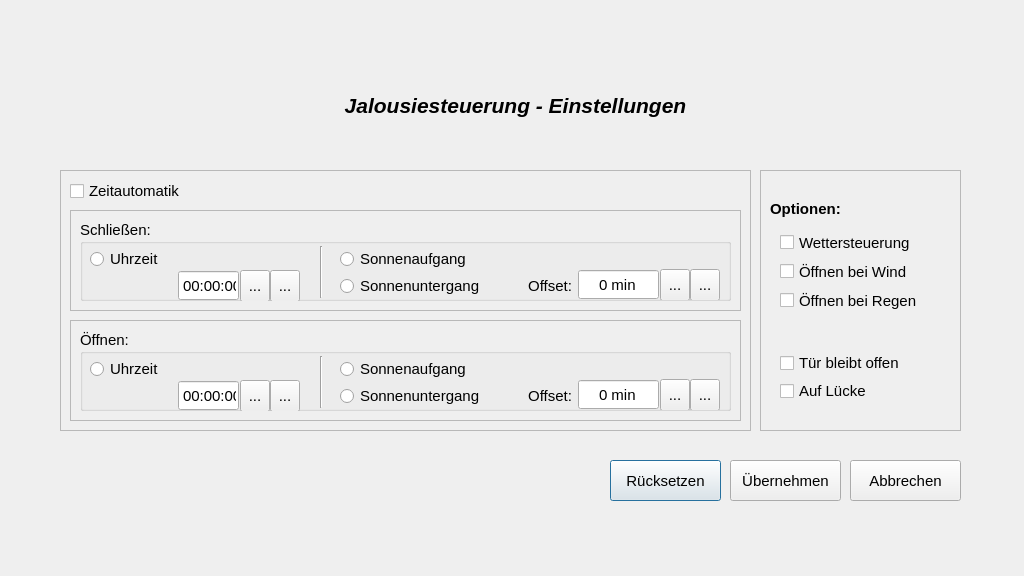
<?xml version="1.0" encoding="UTF-8"?>
<ui version="4.0">
 <class>JalousieEinstellungen</class>
 <widget class="QDialog" name="JalousieEinstellungen">
  <property name="windowModality">
   <enum>Qt::NonModal</enum>
  </property>
  <property name="geometry">
   <rect>
    <x>0</x>
    <y>0</y>
    <width>1024</width>
    <height>576</height>
   </rect>
  </property>
  <property name="windowTitle">
   <string>Dialog</string>
  </property>
  <property name="windowOpacity">
   <double>1.000000000000000</double>
  </property>
  <property name="modal">
   <bool>true</bool>
  </property>
  <widget class="QLabel" name="label_5">
   <property name="geometry">
    <rect>
     <x>230</x>
     <y>90</y>
     <width>571</width>
     <height>31</height>
    </rect>
   </property>
   <property name="font">
    <font>
     <pointsize>16</pointsize>
     <weight>75</weight>
     <italic>true</italic>
     <bold>true</bold>
    </font>
   </property>
   <property name="text">
    <string>Jalousiesteuerung - Einstellungen</string>
   </property>
   <property name="alignment">
    <set>Qt::AlignCenter</set>
   </property>
  </widget>
  <widget class="QPushButton" name="pushButton_JalReset">
   <property name="geometry">
    <rect>
     <x>610</x>
     <y>460</y>
     <width>111</width>
     <height>41</height>
    </rect>
   </property>
   <property name="font">
    <font>
     <pointsize>11</pointsize>
    </font>
   </property>
   <property name="text">
    <string>Rücksetzen</string>
   </property>
  </widget>
  <widget class="QPushButton" name="pushButton_JalOK">
   <property name="geometry">
    <rect>
     <x>730</x>
     <y>460</y>
     <width>111</width>
     <height>41</height>
    </rect>
   </property>
   <property name="font">
    <font>
     <pointsize>11</pointsize>
    </font>
   </property>
   <property name="text">
    <string>Übernehmen</string>
   </property>
  </widget>
  <widget class="QPushButton" name="pushButton_JalCancel">
   <property name="geometry">
    <rect>
     <x>850</x>
     <y>460</y>
     <width>111</width>
     <height>41</height>
    </rect>
   </property>
   <property name="font">
    <font>
     <pointsize>11</pointsize>
    </font>
   </property>
   <property name="text">
    <string>Abbrechen</string>
   </property>
  </widget>
  <widget class="QFrame" name="frame_Zeitautomatik">
   <property name="geometry">
    <rect>
     <x>60</x>
     <y>170</y>
     <width>691</width>
     <height>261</height>
    </rect>
   </property>
   <property name="frameShape">
    <enum>QFrame::StyledPanel</enum>
   </property>
   <property name="frameShadow">
    <enum>QFrame::Raised</enum>
   </property>
   <widget class="QCheckBox" name="checkBox_Zeitautomatik">
    <property name="geometry">
     <rect>
      <x>10</x>
      <y>10</y>
      <width>131</width>
      <height>22</height>
     </rect>
    </property>
    <property name="font">
     <font>
      <pointsize>11</pointsize>
     </font>
    </property>
    <property name="text">
     <string>Zeitautomatik</string>
    </property>
   </widget>
   <widget class="QFrame" name="frame_Zu">
    <property name="geometry">
     <rect>
      <x>10</x>
      <y>40</y>
      <width>671</width>
      <height>101</height>
     </rect>
    </property>
    <property name="frameShape">
     <enum>QFrame::StyledPanel</enum>
    </property>
    <property name="frameShadow">
     <enum>QFrame::Raised</enum>
    </property>
    <widget class="QGroupBox" name="groupBox">
     <property name="enabled">
      <bool>true</bool>
     </property>
     <property name="geometry">
      <rect>
       <x>10</x>
       <y>10</y>
       <width>651</width>
       <height>81</height>
      </rect>
     </property>
     <property name="font">
      <font>
       <pointsize>11</pointsize>
      </font>
     </property>
     <property name="title">
      <string>Schließen:</string>
     </property>
     <property name="flat">
      <bool>false</bool>
     </property>
     <property name="checkable">
      <bool>false</bool>
     </property>
     <widget class="QRadioButton" name="radioButton_Zu_Uhrzeit">
      <property name="geometry">
       <rect>
        <x>10</x>
        <y>28</y>
        <width>109</width>
        <height>22</height>
       </rect>
      </property>
      <property name="font">
       <font>
        <pointsize>11</pointsize>
       </font>
      </property>
      <property name="text">
       <string>Uhrzeit</string>
      </property>
     </widget>
     <widget class="QRadioButton" name="radioButton_Zu_SA">
      <property name="geometry">
       <rect>
        <x>260</x>
        <y>28</y>
        <width>161</width>
        <height>22</height>
       </rect>
      </property>
      <property name="font">
       <font>
        <pointsize>11</pointsize>
       </font>
      </property>
      <property name="text">
       <string>Sonnenaufgang</string>
      </property>
     </widget>
     <widget class="QRadioButton" name="radioButton_Zu_SU">
      <property name="geometry">
       <rect>
        <x>260</x>
        <y>55</y>
        <width>161</width>
        <height>22</height>
       </rect>
      </property>
      <property name="font">
       <font>
        <pointsize>11</pointsize>
       </font>
      </property>
      <property name="text">
       <string>Sonnenuntergang</string>
      </property>
     </widget>
     <widget class="Line" name="line_3">
      <property name="geometry">
       <rect>
        <x>240</x>
        <y>26</y>
        <width>3</width>
        <height>52</height>
       </rect>
      </property>
      <property name="orientation">
       <enum>Qt::Vertical</enum>
      </property>
     </widget>
     <widget class="QFrame" name="frame_Zu_Offset">
      <property name="geometry">
       <rect>
        <x>430</x>
        <y>49</y>
        <width>211</width>
        <height>31</height>
       </rect>
      </property>
      <property name="frameShape">
       <enum>QFrame::NoFrame</enum>
      </property>
      <property name="frameShadow">
       <enum>QFrame::Raised</enum>
      </property>
      <widget class="QToolButton" name="toolButton_9">
       <property name="geometry">
        <rect>
         <x>150</x>
         <y>0</y>
         <width>30</width>
         <height>32</height>
        </rect>
       </property>
       <property name="text">
        <string>...</string>
       </property>
       <property name="icon">
        <iconset resource="hsGui.qrc">
         <normaloff>:/new/jalousie/resource/Ab.png</normaloff>:/new/jalousie/resource/Ab.png</iconset>
       </property>
      </widget>
      <widget class="QLabel" name="label">
       <property name="geometry">
        <rect>
         <x>11</x>
         <y>1</y>
         <width>51</width>
         <height>31</height>
        </rect>
       </property>
       <property name="font">
        <font>
         <pointsize>11</pointsize>
        </font>
       </property>
       <property name="text">
        <string>Offset:</string>
       </property>
       <property name="alignment">
        <set>Qt::AlignRight|Qt::AlignTrailing|Qt::AlignVCenter</set>
       </property>
       <property name="buddy">
        <cstring>spinBox_Zu_Offset</cstring>
       </property>
      </widget>
      <widget class="QSpinBox" name="spinBox_Zu_Offset">
       <property name="geometry">
        <rect>
         <x>68</x>
         <y>0</y>
         <width>81</width>
         <height>31</height>
        </rect>
       </property>
       <property name="font">
        <font>
         <pointsize>11</pointsize>
        </font>
       </property>
       <property name="autoFillBackground">
        <bool>false</bool>
       </property>
       <property name="alignment">
        <set>Qt::AlignCenter</set>
       </property>
       <property name="buttonSymbols">
        <enum>QAbstractSpinBox::NoButtons</enum>
       </property>
       <property name="suffix">
        <string> min</string>
       </property>
       <property name="minimum">
        <number>-180</number>
       </property>
       <property name="maximum">
        <number>180</number>
       </property>
       <property name="singleStep">
        <number>10</number>
       </property>
       <property name="value">
        <number>0</number>
       </property>
      </widget>
      <widget class="QToolButton" name="toolButton_10">
       <property name="geometry">
        <rect>
         <x>180</x>
         <y>0</y>
         <width>30</width>
         <height>32</height>
        </rect>
       </property>
       <property name="text">
        <string>...</string>
       </property>
       <property name="icon">
        <iconset resource="hsGui.qrc">
         <normaloff>:/new/jalousie/resource/Auf.png</normaloff>:/new/jalousie/resource/Auf.png</iconset>
       </property>
      </widget>
     </widget>
     <widget class="QFrame" name="frame_Zu_Uhrzeit">
      <property name="geometry">
       <rect>
        <x>90</x>
        <y>50</y>
        <width>131</width>
        <height>31</height>
       </rect>
      </property>
      <property name="frameShape">
       <enum>QFrame::NoFrame</enum>
      </property>
      <property name="frameShadow">
       <enum>QFrame::Raised</enum>
      </property>
      <widget class="QToolButton" name="toolButton_12">
       <property name="geometry">
        <rect>
         <x>70</x>
         <y>0</y>
         <width>30</width>
         <height>32</height>
        </rect>
       </property>
       <property name="text">
        <string>...</string>
       </property>
       <property name="icon">
        <iconset resource="hsGui.qrc">
         <normaloff>:/new/jalousie/resource/Ab.png</normaloff>:/new/jalousie/resource/Ab.png</iconset>
       </property>
      </widget>
      <widget class="QTimeEdit" name="timeEdit_Zu">
       <property name="geometry">
        <rect>
         <x>8</x>
         <y>0</y>
         <width>61</width>
         <height>31</height>
        </rect>
       </property>
       <property name="alignment">
        <set>Qt::AlignCenter</set>
       </property>
       <property name="buttonSymbols">
        <enum>QAbstractSpinBox::NoButtons</enum>
       </property>
      </widget>
      <widget class="QToolButton" name="toolButton_11">
       <property name="geometry">
        <rect>
         <x>100</x>
         <y>0</y>
         <width>30</width>
         <height>32</height>
        </rect>
       </property>
       <property name="text">
        <string>...</string>
       </property>
       <property name="icon">
        <iconset resource="hsGui.qrc">
         <normaloff>:/new/jalousie/resource/Auf.png</normaloff>:/new/jalousie/resource/Auf.png</iconset>
       </property>
      </widget>
     </widget>
    </widget>
   </widget>
   <widget class="QFrame" name="frame_Auf">
    <property name="geometry">
     <rect>
      <x>10</x>
      <y>150</y>
      <width>671</width>
      <height>101</height>
     </rect>
    </property>
    <property name="frameShape">
     <enum>QFrame::StyledPanel</enum>
    </property>
    <property name="frameShadow">
     <enum>QFrame::Raised</enum>
    </property>
    <widget class="QGroupBox" name="groupBox_2">
     <property name="enabled">
      <bool>true</bool>
     </property>
     <property name="geometry">
      <rect>
       <x>10</x>
       <y>10</y>
       <width>651</width>
       <height>81</height>
      </rect>
     </property>
     <property name="font">
      <font>
       <pointsize>11</pointsize>
      </font>
     </property>
     <property name="title">
      <string>Öffnen:</string>
     </property>
     <property name="flat">
      <bool>false</bool>
     </property>
     <property name="checkable">
      <bool>false</bool>
     </property>
     <widget class="QRadioButton" name="radioButton_Auf_Uhrzeit">
      <property name="geometry">
       <rect>
        <x>10</x>
        <y>28</y>
        <width>109</width>
        <height>22</height>
       </rect>
      </property>
      <property name="font">
       <font>
        <pointsize>11</pointsize>
       </font>
      </property>
      <property name="text">
       <string>Uhrzeit</string>
      </property>
     </widget>
     <widget class="QRadioButton" name="radioButton_Auf_SA">
      <property name="geometry">
       <rect>
        <x>260</x>
        <y>28</y>
        <width>161</width>
        <height>22</height>
       </rect>
      </property>
      <property name="font">
       <font>
        <pointsize>11</pointsize>
       </font>
      </property>
      <property name="text">
       <string>Sonnenaufgang</string>
      </property>
     </widget>
     <widget class="QRadioButton" name="radioButton_Auf_SU">
      <property name="geometry">
       <rect>
        <x>260</x>
        <y>55</y>
        <width>161</width>
        <height>22</height>
       </rect>
      </property>
      <property name="font">
       <font>
        <pointsize>11</pointsize>
       </font>
      </property>
      <property name="text">
       <string>Sonnenuntergang</string>
      </property>
     </widget>
     <widget class="Line" name="line_4">
      <property name="geometry">
       <rect>
        <x>240</x>
        <y>26</y>
        <width>3</width>
        <height>52</height>
       </rect>
      </property>
      <property name="orientation">
       <enum>Qt::Vertical</enum>
      </property>
     </widget>
     <widget class="QFrame" name="frame_Auf_Offset">
      <property name="geometry">
       <rect>
        <x>430</x>
        <y>49</y>
        <width>211</width>
        <height>31</height>
       </rect>
      </property>
      <property name="frameShape">
       <enum>QFrame::NoFrame</enum>
      </property>
      <property name="frameShadow">
       <enum>QFrame::Raised</enum>
      </property>
      <widget class="QToolButton" name="toolButton_13">
       <property name="geometry">
        <rect>
         <x>150</x>
         <y>0</y>
         <width>30</width>
         <height>32</height>
        </rect>
       </property>
       <property name="text">
        <string>...</string>
       </property>
       <property name="icon">
        <iconset resource="hsGui.qrc">
         <normaloff>:/new/jalousie/resource/Ab.png</normaloff>:/new/jalousie/resource/Ab.png</iconset>
       </property>
      </widget>
      <widget class="QLabel" name="label_2">
       <property name="geometry">
        <rect>
         <x>11</x>
         <y>1</y>
         <width>51</width>
         <height>31</height>
        </rect>
       </property>
       <property name="font">
        <font>
         <pointsize>11</pointsize>
        </font>
       </property>
       <property name="text">
        <string>Offset:</string>
       </property>
       <property name="alignment">
        <set>Qt::AlignRight|Qt::AlignTrailing|Qt::AlignVCenter</set>
       </property>
       <property name="buddy">
        <cstring>spinBox_Auf_Offset</cstring>
       </property>
      </widget>
      <widget class="QSpinBox" name="spinBox_Auf_Offset">
       <property name="geometry">
        <rect>
         <x>68</x>
         <y>0</y>
         <width>81</width>
         <height>31</height>
        </rect>
       </property>
       <property name="font">
        <font>
         <pointsize>11</pointsize>
        </font>
       </property>
       <property name="autoFillBackground">
        <bool>false</bool>
       </property>
       <property name="alignment">
        <set>Qt::AlignCenter</set>
       </property>
       <property name="buttonSymbols">
        <enum>QAbstractSpinBox::NoButtons</enum>
       </property>
       <property name="suffix">
        <string> min</string>
       </property>
       <property name="minimum">
        <number>-180</number>
       </property>
       <property name="maximum">
        <number>180</number>
       </property>
       <property name="singleStep">
        <number>10</number>
       </property>
       <property name="value">
        <number>0</number>
       </property>
      </widget>
      <widget class="QToolButton" name="toolButton_14">
       <property name="geometry">
        <rect>
         <x>180</x>
         <y>0</y>
         <width>30</width>
         <height>32</height>
        </rect>
       </property>
       <property name="text">
        <string>...</string>
       </property>
       <property name="icon">
        <iconset resource="hsGui.qrc">
         <normaloff>:/new/jalousie/resource/Auf.png</normaloff>:/new/jalousie/resource/Auf.png</iconset>
       </property>
      </widget>
     </widget>
     <widget class="QFrame" name="frame_Auf_Uhrzeit">
      <property name="geometry">
       <rect>
        <x>90</x>
        <y>50</y>
        <width>131</width>
        <height>31</height>
       </rect>
      </property>
      <property name="frameShape">
       <enum>QFrame::NoFrame</enum>
      </property>
      <property name="frameShadow">
       <enum>QFrame::Raised</enum>
      </property>
      <widget class="QToolButton" name="toolButton_15">
       <property name="geometry">
        <rect>
         <x>70</x>
         <y>0</y>
         <width>30</width>
         <height>32</height>
        </rect>
       </property>
       <property name="text">
        <string>...</string>
       </property>
       <property name="icon">
        <iconset resource="hsGui.qrc">
         <normaloff>:/new/jalousie/resource/Ab.png</normaloff>:/new/jalousie/resource/Ab.png</iconset>
       </property>
      </widget>
      <widget class="QTimeEdit" name="timeEdit_Auf">
       <property name="geometry">
        <rect>
         <x>8</x>
         <y>0</y>
         <width>61</width>
         <height>31</height>
        </rect>
       </property>
       <property name="alignment">
        <set>Qt::AlignCenter</set>
       </property>
       <property name="buttonSymbols">
        <enum>QAbstractSpinBox::NoButtons</enum>
       </property>
      </widget>
      <widget class="QToolButton" name="toolButton_16">
       <property name="geometry">
        <rect>
         <x>100</x>
         <y>0</y>
         <width>30</width>
         <height>32</height>
        </rect>
       </property>
       <property name="text">
        <string>...</string>
       </property>
       <property name="icon">
        <iconset resource="hsGui.qrc">
         <normaloff>:/new/jalousie/resource/Auf.png</normaloff>:/new/jalousie/resource/Auf.png</iconset>
       </property>
      </widget>
     </widget>
    </widget>
   </widget>
  </widget>
  <widget class="QFrame" name="frame_Optionen">
   <property name="geometry">
    <rect>
     <x>760</x>
     <y>170</y>
     <width>201</width>
     <height>261</height>
    </rect>
   </property>
   <property name="frameShape">
    <enum>QFrame::StyledPanel</enum>
   </property>
   <property name="frameShadow">
    <enum>QFrame::Raised</enum>
   </property>
   <widget class="QLabel" name="label_3">
    <property name="geometry">
     <rect>
      <x>10</x>
      <y>30</y>
      <width>91</width>
      <height>17</height>
     </rect>
    </property>
    <property name="font">
     <font>
      <pointsize>11</pointsize>
      <weight>75</weight>
      <bold>true</bold>
     </font>
    </property>
    <property name="text">
     <string>Optionen:</string>
    </property>
   </widget>
   <widget class="QCheckBox" name="checkBox_aufLuecke">
    <property name="geometry">
     <rect>
      <x>20</x>
      <y>210</y>
      <width>101</width>
      <height>22</height>
     </rect>
    </property>
    <property name="font">
     <font>
      <pointsize>11</pointsize>
     </font>
    </property>
    <property name="text">
     <string>Auf Lücke</string>
    </property>
   </widget>
   <widget class="QCheckBox" name="checkBox_TuerOffen">
    <property name="geometry">
     <rect>
      <x>20</x>
      <y>182</y>
      <width>133</width>
      <height>22</height>
     </rect>
    </property>
    <property name="font">
     <font>
      <pointsize>11</pointsize>
     </font>
    </property>
    <property name="text">
     <string>Tür bleibt offen</string>
    </property>
   </widget>
   <widget class="QCheckBox" name="checkBox_Wettersteuerung">
    <property name="geometry">
     <rect>
      <x>20</x>
      <y>61</y>
      <width>155</width>
      <height>23</height>
     </rect>
    </property>
    <property name="font">
     <font>
      <pointsize>11</pointsize>
     </font>
    </property>
    <property name="text">
     <string>Wettersteuerung</string>
    </property>
   </widget>
   <widget class="QCheckBox" name="checkBox_OpenRain">
    <property name="geometry">
     <rect>
      <x>20</x>
      <y>119</y>
      <width>155</width>
      <height>23</height>
     </rect>
    </property>
    <property name="font">
     <font>
      <pointsize>11</pointsize>
     </font>
    </property>
    <property name="text">
     <string>Öffnen bei Regen</string>
    </property>
   </widget>
   <widget class="QCheckBox" name="checkBox_OpenWind">
    <property name="geometry">
     <rect>
      <x>20</x>
      <y>90</y>
      <width>155</width>
      <height>23</height>
     </rect>
    </property>
    <property name="font">
     <font>
      <pointsize>11</pointsize>
     </font>
    </property>
    <property name="text">
     <string>Öffnen bei Wind</string>
    </property>
   </widget>
  </widget>
 </widget>
 <resources>
  <include location="hsGui.qrc"/>
 </resources>
 <connections>
  <connection>
   <sender>pushButton_JalCancel</sender>
   <signal>clicked()</signal>
   <receiver>JalousieEinstellungen</receiver>
   <slot>close()</slot>
   <hints>
    <hint type="sourcelabel">
     <x>892</x>
     <y>482</y>
    </hint>
    <hint type="destinationlabel">
     <x>929</x>
     <y>514</y>
    </hint>
   </hints>
  </connection>
  <connection>
   <sender>toolButton_10</sender>
   <signal>clicked()</signal>
   <receiver>spinBox_Zu_Offset</receiver>
   <slot>stepUp()</slot>
   <hints>
    <hint type="sourcelabel">
     <x>660</x>
     <y>281</y>
    </hint>
    <hint type="destinationlabel">
     <x>641</x>
     <y>277</y>
    </hint>
   </hints>
  </connection>
  <connection>
   <sender>toolButton_9</sender>
   <signal>clicked()</signal>
   <receiver>spinBox_Zu_Offset</receiver>
   <slot>stepDown()</slot>
   <hints>
    <hint type="sourcelabel">
     <x>693</x>
     <y>292</y>
    </hint>
    <hint type="destinationlabel">
     <x>632</x>
     <y>290</y>
    </hint>
   </hints>
  </connection>
  <connection>
   <sender>toolButton_14</sender>
   <signal>clicked()</signal>
   <receiver>spinBox_Auf_Offset</receiver>
   <slot>stepUp()</slot>
   <hints>
    <hint type="sourcelabel">
     <x>662</x>
     <y>394</y>
    </hint>
    <hint type="destinationlabel">
     <x>640</x>
     <y>393</y>
    </hint>
   </hints>
  </connection>
  <connection>
   <sender>toolButton_13</sender>
   <signal>clicked()</signal>
   <receiver>spinBox_Auf_Offset</receiver>
   <slot>stepDown()</slot>
   <hints>
    <hint type="sourcelabel">
     <x>695</x>
     <y>404</y>
    </hint>
    <hint type="destinationlabel">
     <x>633</x>
     <y>403</y>
    </hint>
   </hints>
  </connection>
  <connection>
   <sender>toolButton_16</sender>
   <signal>clicked()</signal>
   <receiver>timeEdit_Auf</receiver>
   <slot>stepUp()</slot>
   <hints>
    <hint type="sourcelabel">
     <x>242</x>
     <y>397</y>
    </hint>
    <hint type="destinationlabel">
     <x>219</x>
     <y>395</y>
    </hint>
   </hints>
  </connection>
  <connection>
   <sender>toolButton_15</sender>
   <signal>clicked()</signal>
   <receiver>timeEdit_Auf</receiver>
   <slot>stepDown()</slot>
   <hints>
    <hint type="sourcelabel">
     <x>275</x>
     <y>402</y>
    </hint>
    <hint type="destinationlabel">
     <x>222</x>
     <y>402</y>
    </hint>
   </hints>
  </connection>
  <connection>
   <sender>toolButton_11</sender>
   <signal>clicked()</signal>
   <receiver>timeEdit_Zu</receiver>
   <slot>stepUp()</slot>
   <hints>
    <hint type="sourcelabel">
     <x>233</x>
     <y>288</y>
    </hint>
    <hint type="destinationlabel">
     <x>217</x>
     <y>287</y>
    </hint>
   </hints>
  </connection>
  <connection>
   <sender>toolButton_12</sender>
   <signal>clicked()</signal>
   <receiver>timeEdit_Zu</receiver>
   <slot>stepDown()</slot>
   <hints>
    <hint type="sourcelabel">
     <x>262</x>
     <y>285</y>
    </hint>
    <hint type="destinationlabel">
     <x>215</x>
     <y>279</y>
    </hint>
   </hints>
  </connection>
 </connections>
</ui>
